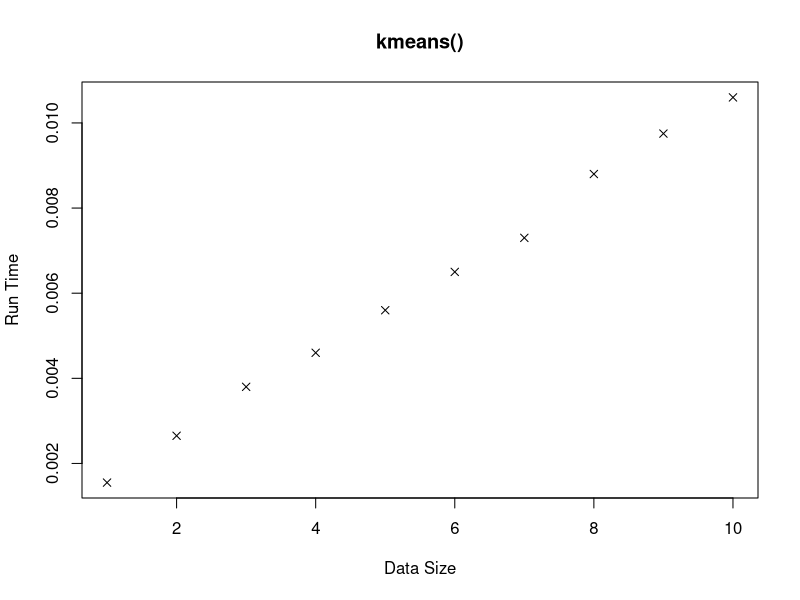

This chart was generated by the following R code: (Note: a time limit stopped this script after it produced the figure.)
# Number of different sized data sets to generate
dataSets <- 10

# Generate data sets with linearly increasing size
# Each data set has 3 clusters
x <- lapply(1:dataSets, function(i) {
    m <- rbind(matrix(rnorm(i * 1000, sd=0.2, mean=0), ncol = 2),
               matrix(rnorm(i * 1000, sd=0.2, mean=1), ncol = 2),
               matrix(rnorm(i * 1000, sd=0.2, mean=2), ncol = 2))
    colnames(m) <- c("x", "y")
    return(m)
})

# Run a function a given number of times, and return the mean
# running times
timer <- function(.fun, .repeats=20, ...) {
    run.times <- sapply(1:.repeats, function(i, .fun, ...) {
        system.time(.fun(...))
    }, .fun, ...)
    rowMeans(run.times)
}

# Time the k-means algorithm on different sized data sets
kmeans.time <- sapply(x, function(m) {
    timer(kmeans, x=m, centers=3, nstart=5)
})
plot(1:dataSets, kmeans.time["elapsed", ],
     main="kmeans()", xlab="Data Size", ylab="Run Time", pch=4)

# Time the hierarchical clustering algorithm on different sized
# data sets
hclust.time <- sapply(x, function(m) {
    d <- dist(m)
    timer(hclust, d=d)
})

# Plot to compare kmeans vs hclust
plot(1:dataSets, hclust.time["elapsed", ],
     main="kmeans() vs hclust()",
     xlab="Data Size", ylab="Run Time", pch=1)
points(1:dataSets, kmeans.time["elapsed", ], pch=4)
